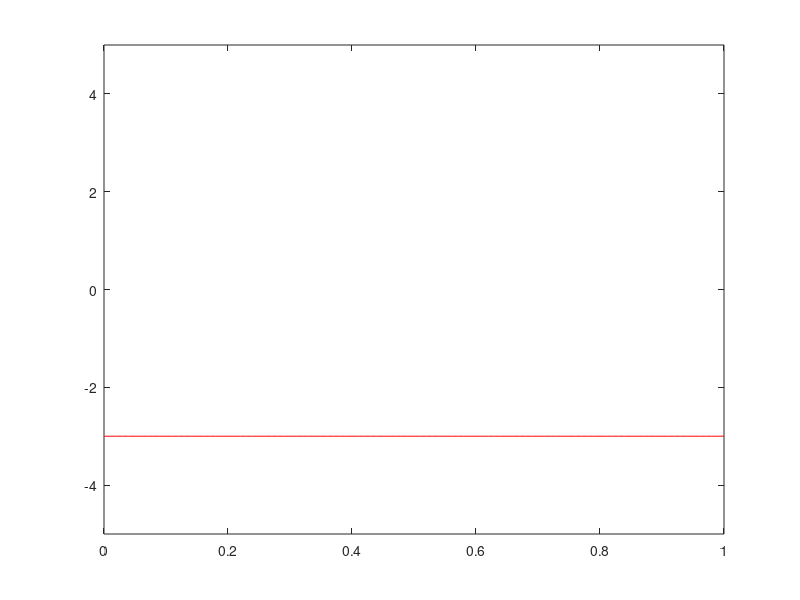
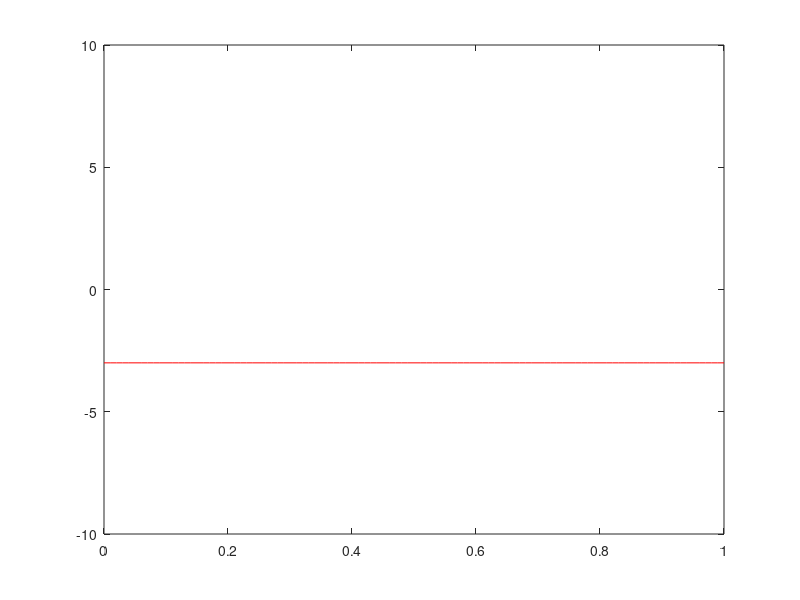

These charts were generated, in order, by the following MATLAB code:
%Polar NRZ
clc
clear all;
n = input("Enter the input bit: ")
%n = [1,0,1,0,1];
%mapping 1 = 3V and 0 = 0V

for ii = 1: length(n)
  if n(ii) == 1;
    nn(ii) = 3;
   else nn(ii) = 0;
 endif
 endfor

 %pulse shapping uni polar
 i = 1;
 t = 0:0.01 : length(n);
 for j = 1 : length(t)
   if t(j) <= i;
     y(j) = nn(i);
    else
      y(j) = nn(i);
      i = i+1;
   endif
 endfor
plot(t,y,'r-')
axis([0 length(n) -10 10]);
c=cos(2*pi*2*t);
x = y.*c;

figure(3)
%title('unipolar')
plot(t, y, 'r-')
axis([0 length(n) -5 5]);
%%%%%%
for ii = 1: length(n)
  if n(ii) == 1;
    nn(ii) = 3;
   else nn(ii) = -3;
 endif
 endfor

 %pulse shapping
 i = 1;
 t1 = 0:0.01 : length(n);
 for j = 1 : length(t1)
   if t1(j) <= i;
     y(j) = nn(i);
    else
      y(j) = nn(i);
      i = i+1;
   endif
 endfor
plot(t1,y,'r-')
axis([0 length(n) -10 10]);
%c=cos(2*pi*2*t);
%x = y.*c;

%plotting
figure(1)
%title('polar')
plot(t, y, 'r-')
axis([0 length(n) -5 5]);
%figure(2)
%plot(t,x)


